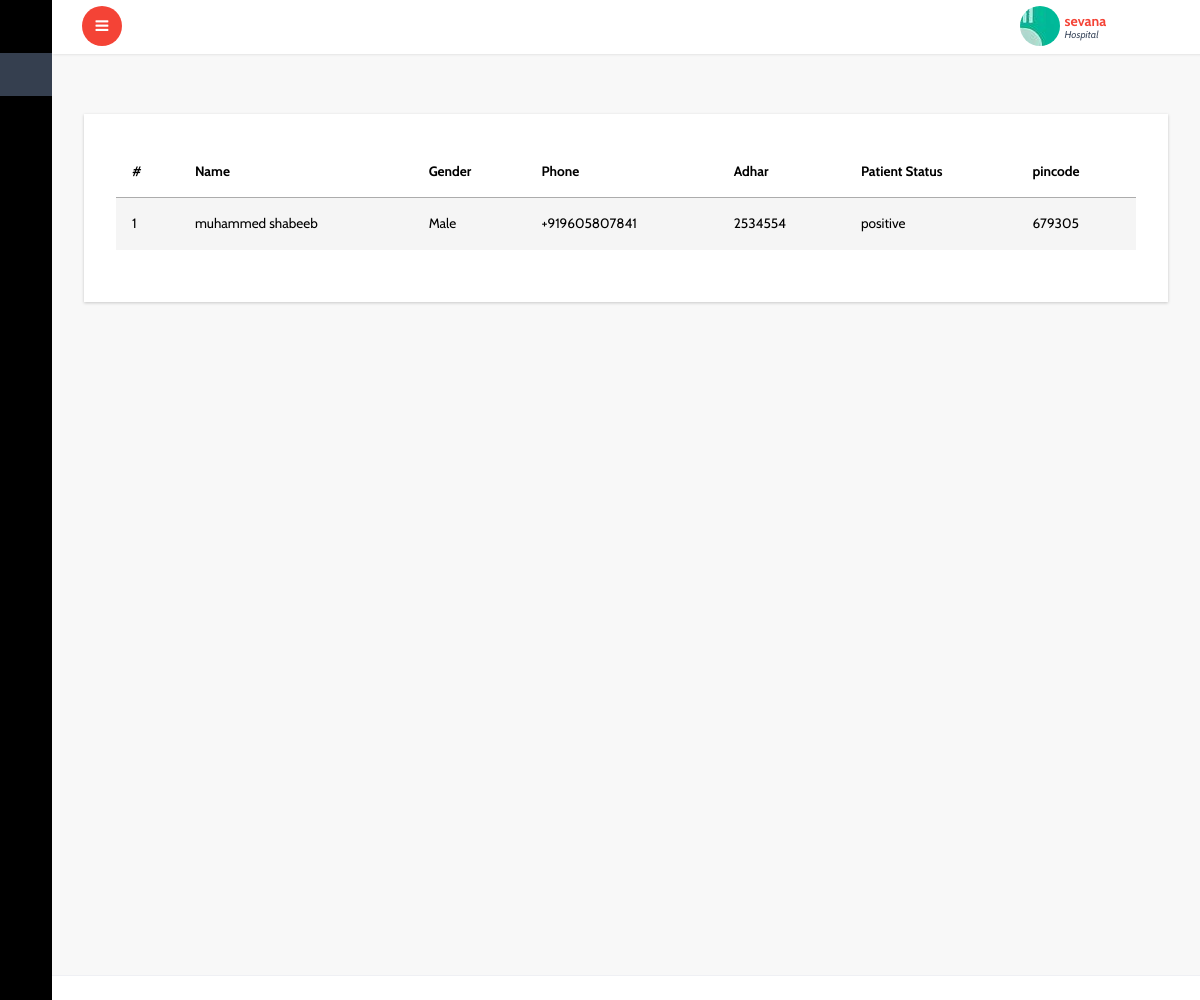
/home/home_view_patients (signed in), run on the app's committed database.
### account/models.py (models this page shows, shortened)
class Center(models.Model):
    user=models.OneToOneField(User,on_delete=models.CASCADE)
    center_name=models.CharField(max_length=50)
    authority_type=models.CharField(max_length=50,choices=authority_types,default=govermnet)
    center_pincode=models.PositiveIntegerField()
    center_place=models.CharField(max_length=60)
    center_type=models.CharField(max_length=50,choices=ceter_types,)
    center_ideantification_proof=models.FileField(upload_to='center_proof')
    center_phone=PhoneNumberField()
    center_photo=models.ImageField(upload_to='center_photo')
    status_appruval=models.BooleanField(default=False)

class Patient_Register(models.Model):
    user=models.OneToOneField(User,on_delete=models.CASCADE)
    name=models.CharField(max_length=30)
    phonenumber=PhoneNumberField()
    adhar=models.PositiveIntegerField(unique=True)
    pincode=models.PositiveIntegerField()

### center/models.py (models this page shows)
class Patient(models.Model):
    user=models.ForeignKey(User,on_delete=models.CASCADE,blank=True,null=True)
    center=models.ForeignKey(Center,on_delete=models.CASCADE,blank=True,null=True)
    lab=models.ForeignKey(Lab,on_delete=models.CASCADE,blank=True,null=True)
    home=models.ForeignKey(Home,on_delete=models.CASCADE,blank=True,null=True)
    patient=models.ForeignKey(Patient_Register,on_delete=models.CASCADE,blank=True,null=True)
    name=models.CharField(max_length=50)
    email=models.EmailField(blank=True,null=True)
    adhar=models.PositiveIntegerField(unique=True,blank=True,null=True)
    age=models.PositiveIntegerField(blank=True,null=True)
    gender=models.CharField(max_length=20,choices=GENDER_CHOICES,blank=True,null=True)
    phone=PhoneNumberField(blank=True,null=True)
    house_name=models.CharField(max_length=40,blank=True,null=True)
    place=models.CharField(max_length=70,blank=True,null=True)
    authority_type=models.CharField(max_length=30,choices=authority_types,blank=True,null=True)
    authority_name=models.CharField(max_length=100,blank=True,null=True)
    ward_no=models.PositiveIntegerField(blank=True,null=True)
    village=models.CharField(max_length=50,blank=True,null=True)
    district=models.CharField(max_length=50,default=Thrissur)
    pincode=models.PositiveIntegerField(blank=True,null=True)
    patient_hos_id=models.PositiveIntegerField(blank=True,null=True)
    test_id=models.PositiveIntegerField(blank=True,null=True)
    test_date=models.DateField(auto_now_add=True,blank=True,null=True)
    test_name=models.CharField(max_length=50,choices=test_names,default=rtpcr)
    patient_status=models.CharField(max_length=30,choices=patient_present_status,blank=True,null=True)
    created_date=models.DateField(auto_now_add=True)
    def __str__(self):
        return str(self.name)

### home/views.py (the view)
# urls.py: path('view_patients',views.view_patients,name='view_patients'),
def view_patients(request):
    patients=Patient.objects.filter(user=request.user)
    print(patients)
    return render(request,'home/view_patients.html',{'patients':patients})

### templates/home/view_patients.html (shortened to what this page needs)
{% extends 'dashboard/index.html' %}
{% block content %}
			<div id="page-wrapper">
				<div class="graphs">
					 <div class="xs tabls">
						<div class="bs-example4" data-example-id="contextual-table">
                            <table class="table">
                                <thead>
                                  <tr>
                                    <th>#</th>
                                    <th>Name</th>
                                    <th>Gender</th>
                                     <th>Phone</th>
                                     <th>Adhar</th>
                                     <th>Patient Status</th>
                                     <th>pincode</th>
                                  </tr>
                                </thead>
                                <tbody>
                                  {% if patients %}
                                    {% for l in patients %}
                                  <tr class="active">
                                      <td class="serial">{{ forloop.counter }}</td>
                                      <td>{{l.patient.name}}</td>
                                      <td>{{l.gender}}</td>
                                      <td>{{l.phone}}</td>
                                      <td>{{l.patient.adhar}}</td>
                                      <td>{{l.patient_status}}</td>
                                      <td>{{l.pincode}}</td>
                                </tr>
                                  {% endfor %}
                                  </tbody>
                                  {% else %}
                                  <br>
                                  <h2>No List Added</h2>
                                  {% endif %}
                              </table>
					   </div>
						</div>
						</div>
					</div>
		{% endblock %}

### templates/dashboard/header.html (shortened to what this page needs)
<html lang="en">
<head>
</head>
<body>
		<div class="main-content">
			<div class="header-section">
			<a class="toggle-btn  menu-collapsed"><i class="fa fa-bars"></i></a>
			<div class="menu-right">
				<div class="user-panel-top">
					<div class="profile_details">
						<ul>
							<li class="dropdown profile_details_drop">
								<a href="#" class="dropdown-toggle" data-toggle="dropdown" aria-expanded="false">
									<div class="profile_img">
										{% if user.is_superuser %}
										<span style="background:url(/static/dashboard/images/1.jpg) no-repeat center"> </span>
										 <div class="user-name">
											<p>{{user.username}}<span>Administrator</span></p>
											{% elif user.center.center_type == 'Hospital' %}
											<span style="background:url({{user.center.center_photo.url}}) no-repeat center"> </span>
										 	<div class="user-name">
											<p>{{user.center.center_name}}<span>Hospital</span></p>
											{% elif user.center.user_type == 'CSLTC' %}
											<span style="background:url({{user.center.center_photo.url}}) no-repeat center"> </span>
										 	<div class="user-name">
											<p>{{user.center.center_name}}<span>CSLTC</span></p>
											{% elif user.center.user_type == 'CFLTC' %}
											<span style="background:url({{user.center.center_photo.url}}) no-repeat center"> </span>
										 	<div class="user-name">
											<p>{{user.center.center_name}}<span>CFLTC</span></p>
											{% elif user.center.user_type == 'Domicile' %}
											<span style="background:url({{user.center.center_photo.url}}) no-repeat center"> </span>
										 	<div class="user-name">
											<p>{{user.center.center_name}}<span>Domicile</span></p>
											{% elif user.lab.lab_type == 'private' %}
											<span style="background:url({{user.lab.photo_of_lab.url}}) no-repeat center"> </span>
										 	<div class="user-name">
											<p>{{user.lab.lab_name}}<span>Lab</span></p>
											{% elif user.lab.lab_type == 'hospital' %}
											<span style="background:url({{user.lab.photo_of_lab.url}}) no-repeat center"> </span>
										 	<div class="user-name">
											<p>{{user.lab.center.center_name}}<span>Lab</span></p>
											{% elif user.home %}
										 	<div class="user-name">
											<p>{{user.home.name}}<span>Home</span></p>
											{% elif user.dmo %}
										 	<div class="user-name">
											<p>{{user.dmo.name}}<span>DMO</span></p>
											{% elif user.doctor %}
											<span style="background:url({{user.doctor.doctor_photo.url}}) no-repeat center"> </span>
										 	<div class="user-name">
											<p>{{user.dmo.name}}<span>Doctor</span></p>
											{% else %}
											<div class="user-name">
											<p>{{user.userregister.name}}<span>User</span></p>
											{% endif %}
										 </div>
										 <i class="lnr lnr-chevron-down"></i>
										<div class="clearfix"></div>
									</div>
								</a>
							</li>
							<div class="clearfix"> </div>
						</ul>
					</div>
					<div class="clearfix"></div>
				</div>
			  </div>
			</div>
</body>
</html>

### data on the page
Patient: patient.name "muhammed shabeeb", gender "Male", phone "+919605807841", patient.adhar "2534554", patient_status "positive", pincode "679305"

### other printed values
{{ user.center.center_name }} "sevana"
